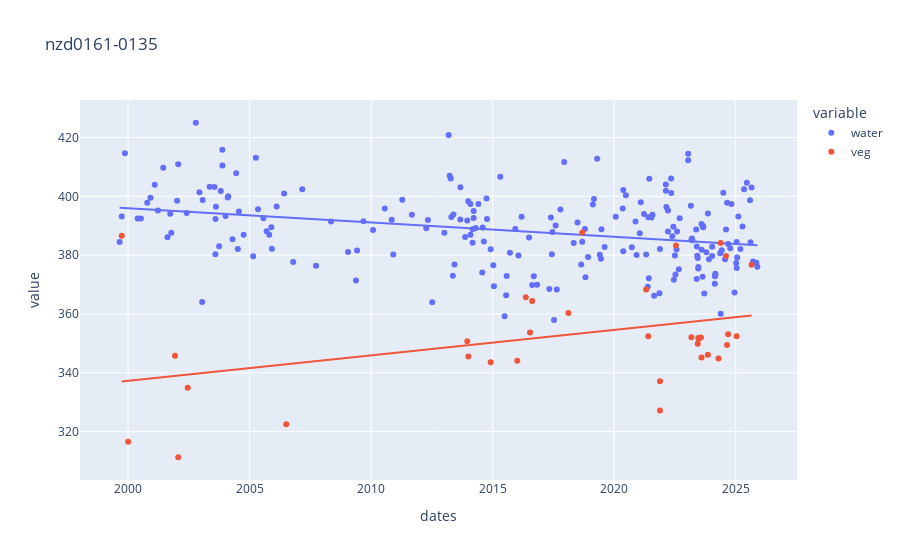

This figure's notebook cell:
### Code cell
df = pd.DataFrame({"water": water, "veg": veg})
px.scatter(df, trendline="ols", title=transect_id)

### Figure 1 — Plotly figure (JSON) as saved in the notebook; plotly's stock layout.template omitted (floating-point values rounded to 4 significant figures; data arrays with more than 128 entries replaced by an {"elided": "..."} marker saying what was removed)
{"data": [{"hovertemplate": "variable=water<br>dates=%{x}<br>value=%{y}<extra></extra>", "legendgroup": "water", "marker": {"color": "#636efa", "symbol": "circle"}, "mode": "markers", "name": "water", "orientation": "v", "showlegend": true, "type": "scatter", "x": {"elided": "400 str values"}, "xaxis": "x", "y": {"elided": "400 float values"}, "yaxis": "y"}, {"hovertemplate": "<b>OLS trendline</b><br>value = -1.53552e-08 * dates + 410.488<br>R<sup>2</sup>=0.097462<br><br>variable=water<br>dates=%{x}<br>value=%{y} <b>(trend)</b><extra></extra>", "legendgroup": "water", "marker": {"color": "#636efa", "symbol": "circle"}, "mode": "lines", "name": "water", "showlegend": false, "type": "scatter", "x": {"elided": "219 str values"}, "xaxis": "x", "y": {"elided": "219 float values"}, "yaxis": "y"}, {"hovertemplate": "variable=veg<br>dates=%{x}<br>value=%{y}<extra></extra>", "legendgroup": "veg", "marker": {"color": "#EF553B", "symbol": "circle"}, "mode": "markers", "name": "veg", "orientation": "v", "showlegend": true, "type": "scatter", "x": {"elided": "400 str values"}, "xaxis": "x", "y": {"elided": "400 float values"}, "yaxis": "y"}, {"hovertemplate": "<b>OLS trendline</b><br>value = 2.73841e-08 * dates + 311.365<br>R<sup>2</sup>=0.139392<br><br>variable=veg<br>dates=%{x}<br>value=%{y} <b>(trend)</b><extra></extra>", "legendgroup": "veg", "marker": {"color": "#EF553B", "symbol": "circle"}, "mode": "lines", "name": "veg", "showlegend": false, "type": "scatter", "x": ["1999-09-27T22:05:12.000000000", "2000-01-01T22:04:37.000000000", "2001-12-05T22:00:18.000000000", "2002-01-22T22:00:40.000000000", "2002-06-15T22:00:19.000000000", "2006-07-04T22:04:41.000000000", "2013-12-14T22:13:45.000000000", "2013-12-30T22:13:37.000000000", "2014-12-01T22:12:24.000000000", "2016-01-05T22:12:17.000000000", "2016-05-12T22:11:44.000000000", "2016-07-15T22:12:10.000000000", "2016-08-16T22:12:17.000000000", "2018-02-11T22:11:38.000000000", "2018-09-07T22:11:24.000000000", "2021-04-24T22:11:49.000000000", "2021-05-26T22:11:55.000000000", "2021-11-18T22:12:08.000000000", "2021-11-18T22:12:32.000000000", "2022-07-16T22:12:03.000000000", "2023-03-05T22:12:01.000000000", "2023-06-09T22:11:12.000000000", "2023-06-17T22:11:17.000000000", "2023-06-25T22:11:08.000000000", "2023-07-27T22:11:50.000000000", "2023-08-04T22:11:40.000000000", "2023-11-08T22:11:57.000000000", "2024-04-16T22:11:19.000000000", "2024-05-18T22:10:55.000000000", "2024-08-06T22:11:21.000000000", "2024-08-22T22:11:34.000000000", "2024-09-07T22:11:43.000000000", "2025-01-13T22:11:54.000000000", "2025-08-25T22:11:51.000000000"], "xaxis": "x", "y": [337.1, 337.3, 339.0, 339.1, 339.4, 342.9, 349.3, 349.4, 350.2, 351.1, 351.4, 351.6, 351.7, 352.9, 353.4, 355.7, 355.8, 356.2, 356.2, 356.8, 357.3, 357.5, 357.6, 357.6, 357.7, 357.7, 357.9, 358.3, 358.4, 358.5, 358.6, 358.6, 358.9, 359.5], "yaxis": "y"}], "layout": {"legend": {"title": {"text": "variable"}, "tracegroupgap": 0}, "title": {"text": "nzd0161-0135"}, "xaxis": {"anchor": "y", "domain": [0.0, 1.0], "title": {"text": "dates"}}, "yaxis": {"anchor": "x", "domain": [0.0, 1.0], "title": {"text": "value"}}}}
